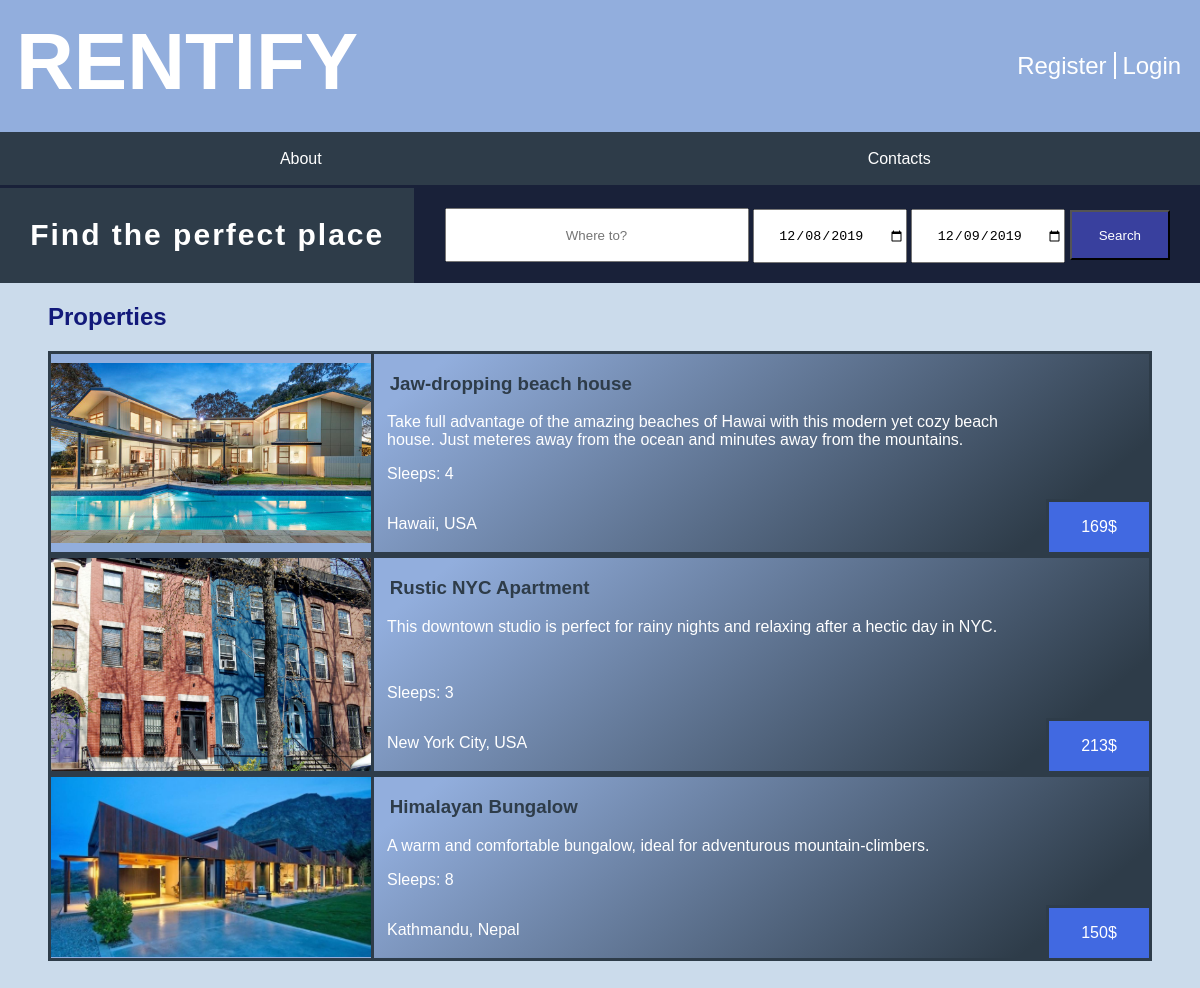
Screenshot of /pages/search_page.php with the database file from the repository.
### tables this page shows
CREATE TABLE PropertyImage(
    property_id INTEGER REFERENCES Property(id),
    image_name TEXT NOT NULL,
    PRIMARY KEY(property_id, image_name)
);

CREATE TABLE Property(
    id INTEGER PRIMARY KEY AUTOINCREMENT,
    owner_username TEXT REFERENCES User(username) ON DELETE CASCADE ON UPDATE CASCADE,
    title TEXT NOT NULL,
    price_per_day REAL NOT NULL,
    location TEXT NOT NULL,
    description TEXT NOT NULL,
    sleeps INTEGER NOT NULL,
    CONSTRAINT minimum_sleeps CHECK (sleeps > 0)
);

### database/property.php (called while the page is built, shortened)
<?php
    include_once "../database/connection.php";
    function getPropertyByLocation($location){
        global $db;
		$stmt = $db->prepare('
			SELECT Property.*, PropertyImage.image_name as image
			FROM Property
			JOIN PropertyImage
            ON Property.id = PropertyImage.property_id'
        );
        $stmt->execute();
        $articles = $stmt->fetchAll();
        $pattern = '/\b'.$location.'\b/i';
        $matches = [];
        $index = 0;
        foreach($articles as $article) {
            if (preg_match($pattern, $article['location'])) {
                $matches[$index] = $article;
                $index++;
            }
        }
		return $matches;
    }
?>

### pages/search_page.php (the view, shortened to what this page needs)
<?php
    include_once "../database/connection.php";
    include_once "../database/property.php";
    include_once "../templates/tpl_common.php";
    $location = $_POST['location'];
    document_main_part();
?>
    <link rel="stylesheet" type="text/css" href="../css/search_page.css">
    <link rel="stylesheet" type="text/css" href="../css/search_bar.css">
    <link rel="stylesheet" type="text/css" href="../css/properties_list.css">
</head>
<body>
    <?php draw_body_header(); ?>
    <?php draw_body_menu(); ?>
    <section id="search_bar">
        <h1>Find the perfect place</h1>
        <?php draw_search_bar(); ?>
    </section>
    <section id="properties">
        <h2 id="properties_h">Properties</h2>
        <?php
        $articles = getPropertyByLocation($location);
        if(count($articles) == 0){
        ?>
        <article id="not_found">
            <img src="../images/search.png" alt="Not found"/>
            <p>No results were found for the specified search.</p>
        </article>
        <?php
        }
        else{
        foreach($articles as $propertyArticle){
        ?>
        <a href="property_page.php?property=<?=$propertyArticle['id']?>">
            <article id="property">
                <div id="image">
                    <img src="../images/<?=$propertyArticle['image'] ?>" alt="<?=$propertyArticle['image']?>"/>
                </div>
                <h3 id="property_name"><?=$propertyArticle['title']?></h3>
                <p id="description"><?=$propertyArticle['description']?></p>
                <div id="price_box">
                    <p id="price"><?=$propertyArticle['price_per_day']?></p>
                </div>
                <p id="sleeps"><?=$propertyArticle['sleeps']?></p>
                <p id="location"><?=$propertyArticle['location']?></p>
            </article>
        </a>
        <?php }
        }
        ?>
    </section>
</body>
</html>

### templates/tpl_common.php (shortened to what this page needs)
<?php
function draw_body_header(){
?>
    <header>
        <h1><a href="index.php"> RENTIFY </a></h1>
        <div id="signup">
            <a href="register.php">Register</a>
            <a href="login.php">Login</a>
        </div>
    </header>
<?php
}
?>
<?php
function draw_body_menu(){
?>
    <nav id="menu">
        <ul>
            <li><a href="../pages/about.php">About</a></li>
            <li><a href="../pages/contacts.php">Contacts</a></li>
        </ul>
    </nav>
<?php
}
function draw_search_bar(){
?>
    <form id="search_form" action="search_page.php" method="post">
        <div class="search_box">
            <input class="location" name="location" type="text" placeholder="Where to?"/>
            <input class="date" name="start_date" type="date" value="2019-11-13" min="2019-11-13">
            <input class="date" name="end_date" type="date" value="2019-11-14" min="2019-11-14">
            <button class="search_button" type="submit">Search</button>
        </div>
    </form>
<?php
}
function document_main_part(){
?>
<!DOCTYPE html>
<html lang="en">
    <head>
        <link href="../css/layout.css" rel="stylesheet">
        <link href="../css/style.css" rel="stylesheet">
<?php
}
?>

### css/layout.css (style rules this page uses)
body { background-color: rgb(203, 219, 235); margin: 0; display: grid; grid-template-rows: [header] auto [nav] auto [properties] 1fr [footer] auto [end]; }
body > header { display: grid; grid-template-columns: 6fr 1fr; height: 100px; }
body > header h1 { grid-column: 1; }
body > header #signup { grid-column: 2; align-self: center; }

### css/style.css (style rules this page uses)
body > header { background-color: #92aedd; color: white; padding: 1em; }
body > header h1 { margin: 0; }
body > header a { color: white; text-decoration: none; }
#signup a:first-child { border-right: 2px solid white; padding-right: 0.3em; }
header h1 { font-size: 5em; font-family: 'Trebuchet MS', Helvetica, sans-serif; }
header #signup { font-size: 1.5em; font-family: 'Trebuchet MS', Helvetica, sans-serif; }
body { font-family: 'Trebuchet MS', Helvetica, sans-serif; }
#menu { font-family: "Helvetica"; }
#menu ul { display: flex; flex-direction: row; padding-left: 0%; }
#menu li { display: block; flex: 1; }
#menu { background-color: #2e3c49; padding: 0.1em; text-align: center; }
#menu a { color: white; text-decoration: none; }
#menu li { list-style-type: none; }

### css/search_page.css (style rules this page uses)
#search_bar { display: grid; background: #2e3c49; text-align: center; border-top: solid rgba(5, 6, 43, 0.5); }
#search_bar h1 { font-size: 30px; background: #2e3c49; padding: 1em; margin: 0%; grid-column: 1; }
#search_bar #search_form { grid-column: 2; }

### css/search_bar.css (style rules this page uses)
#search_bar h1 { color: #fff; letter-spacing: 2px; z-index: 2; }
.search_box .location, .search_box .date { height: 50px; padding: 0px; text-align: center; }
.search_box .location { width: 300px; }
.search_box .date { width: 150px; }
.search_box .search_button { height: 50px; width: 100px; background: #39409e; padding: 1em; color: #ffffff; }
.search_box { background-color: rgba(5, 6, 43, 0.5); padding: 20px 30px; }

### css/properties_list.css (style rules this page uses)
#properties { padding: 0em 3em 3em 3em; }
#properties #properties_h { color: #12197a; }
#properties #property { display: grid; border: solid #2e3c49; grid-template-columns: 320px auto 103px; grid-template-rows: auto 1fr; background: linear-gradient(140deg, #92aedd 30%, #2e3c49 90%); }
#properties a { text-decoration: none; }
#properties #property #image { background: #92aedd; width: 320px; border-right: solid #2e3c49; grid-column: 1; grid-row-start: 1; grid-row-end: 6; display:flex; align-items: center; }
#properties #property #image img { width: 320px; margin: auto; }
#properties #property #property_name { grid-column: 2; grid-row: 1; padding-left: 1em; color: #2e3c49; }
#properties #property #description { grid-column-start: 2; grid-column-end: 3; grid-row: 2; padding-left: 1em; color: white; margin: 0%; }
#properties #property #sleeps::before { content: 'Sleeps: ' }
#properties #property #sleeps { grid-column: 2; grid-row: 3; padding-left: 1em; color: white; }
#properties #property #price_box { grid-column: 3; grid-row: 4; align-self: end; height: 50px; width: 100px; border: solid #2e3c49; border-width: 0.2em 0.2em 0em 0.2em; background: royalblue; }
#properties #property #price { text-align: center; color: white; }
#properties #property #price::after { content: '$'; }
#properties #property #location { grid-column: 2; grid-row: 4; padding-left: 1em; color: white; }

### rows the page displays
propertyimage: image_name (picture), property.title "Jaw-dropping beach house", property.description "Take full advantage of the amazing beaches of Hawai with this modern yet cozy beach house. Just meteres away from the ocean and minutes away from the mountains.", property.price_per_day "169", property.sleeps "4", property.location "Hawaii, USA"
propertyimage: image_name (picture), property.title "Rustic NYC Apartment", property.description "This downtown studio is perfect for rainy nights and relaxing after a hectic day in NYC.", property.price_per_day "213", property.sleeps "3", property.location "New York City, USA"
propertyimage: image_name (picture), property.title "Himalayan Bungalow", property.description "A warm and comfortable bungalow, ideal for adventurous mountain-climbers.", property.price_per_day "150", property.sleeps "8", property.location "Kathmandu, Nepal"
